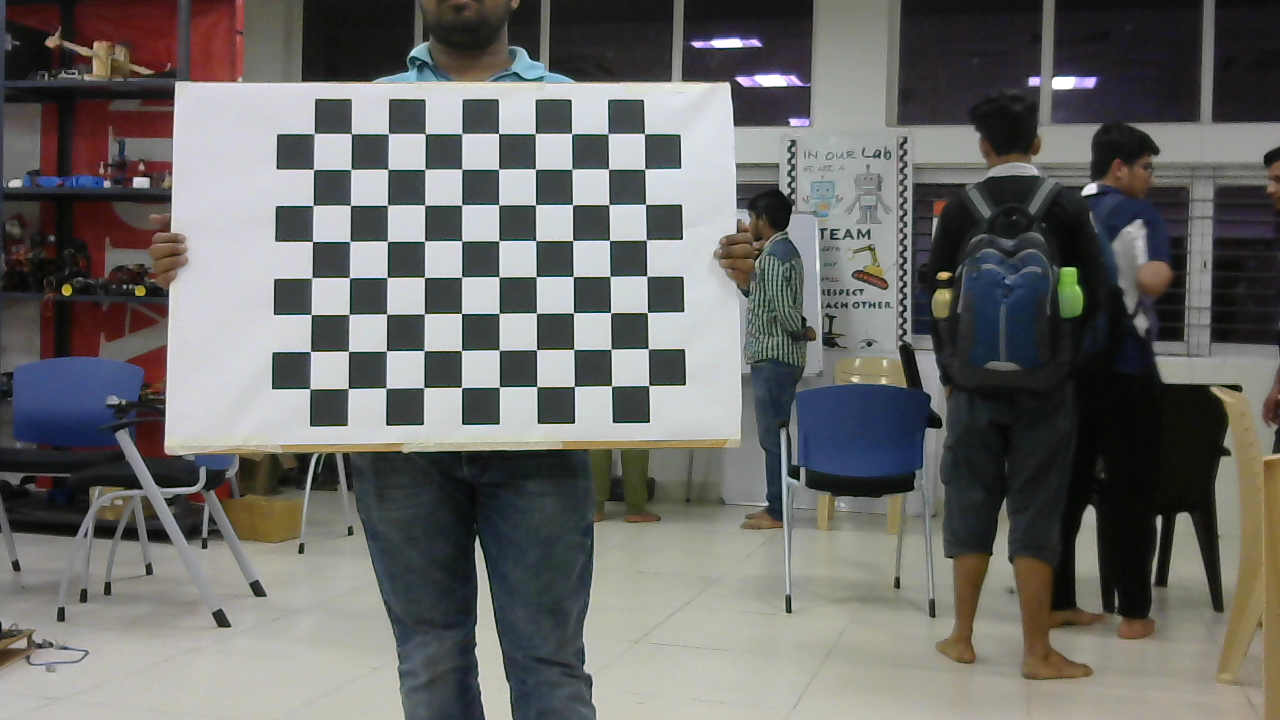
#> input picture 0.png, 1280 x 720 px; its folder holds only this picture in this run
$ python calibration.py
#> lines starting #> are read from the running program, lines starting #| are printed output that depends on the picture; after the words box and inside, x2 and y2 are one past the last pixel; in counts of white or black regions, pixels touching at a corner belong together; long printed decimals are rounded
import numpy as np
import cv2
import glob

# termination criteria
criteria = (cv2.TERM_CRITERIA_EPS + cv2.TERM_CRITERIA_MAX_ITER, 30, 0.001)

# prepare object points, like (0,0,0), (1,0,0), (2,0,0) ....,(6,5,0)
objp = np.zeros((10 * 8, 3), np.float32)
objp[:, :2] = np.mgrid[0:10, 0:8].T.reshape(-1, 2)

# Arrays to store object points and image points from all the images.
objpoints = []  # 3d point in real world space
imgpoints = []  # 2d points in image plane.

images = glob.glob('*.png')
# print(len(images))
for fname in images:
#
    img = cv2.imread(fname)
#> img is the input picture: shape (720, 1280, 3); mean B, G, R 104.4, 106.9, 106.9
#
    gray = cv2.cvtColor(img, cv2.COLOR_BGR2GRAY)
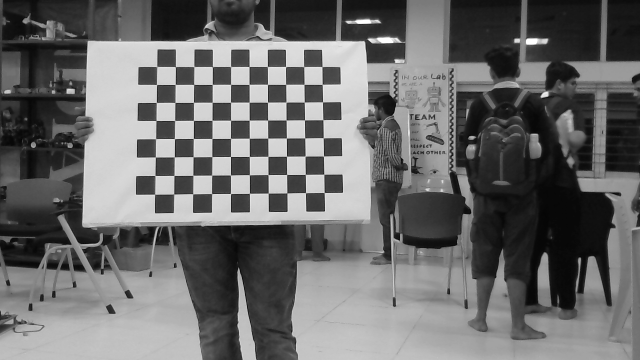
#> gray: shape (720, 1280) (shown at 1/2 size); min 0, max 255, mean 106.6
#
#     # Find the chess board corners
    ret, corners = cv2.findChessboardCorners(gray, (10,8), None)
#> ret = True; corners = 80 rows, first 8: [314.4, 133.3], [351.5, 134], [388.4, 133.6], [425.5, 134.1], [461.8, 133.5], [498.5, 133.5], [535.3, 133.5], [571.8, 133.9]
#
#     # If found, add object points, image points (after refining them)
    if ret == True:
        objpoints.append(objp)
#
        corners2 = cv2.cornerSubPix(gray, corners, (11, 11), (-1, -1), criteria)
#> corners2 = 80 rows, first 8: [314.2, 133.5], [351.4, 133.7], [388.4, 133.7], [425.3, 133.7], [461.7, 133.6], [498.6, 133.6], [535.3, 133.6], [571.6, 133.6]
        imgpoints.append(corners2)
#         #print('croner', corners2)
#         # Draw and display the corners
        img = cv2.drawChessboardCorners(img, (10,8), corners2, ret)
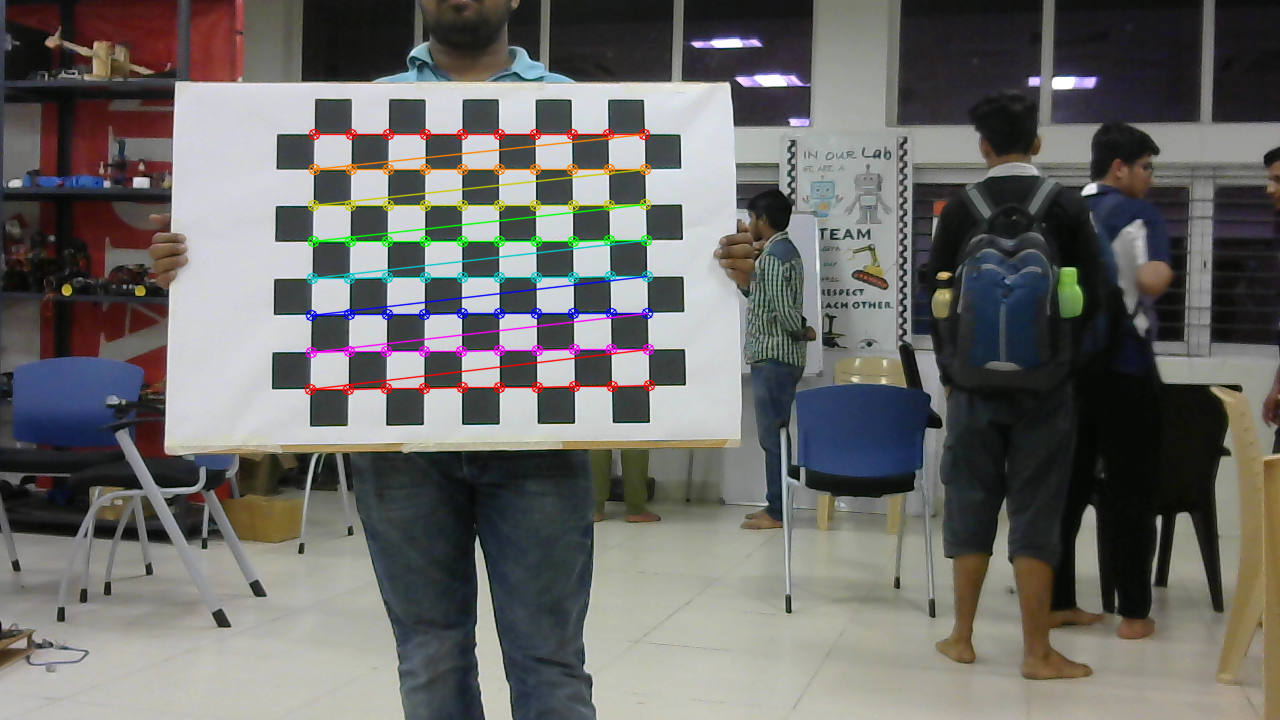
#> img: shape (720, 1280, 3); 2.28% of pixels changed, all inside (x1, y1, x2, y2) = (304, 128, 656, 396)
#
        cv2.imshow('img', img)
        cv2.waitKey(500)
print(objpoints)
print(imgpoints)
#> (printed output is left out)

ret, mtx, dist, rvecs, tvecs = cv2.calibrateCamera(objpoints, imgpoints, gray.shape[::-1],None,None)
#> ret = 0.146; mtx = [[1853.6, 0, 679.1], [0, 1858.2, 322.2], [0, 0, 1]]; dist = [[0.283, -8.64, -0.00109, 0.00808, 100]]; rvecs = ([-0.192, -0.0711, -0.0142],); tvecs = ([-9.94, -5.11, 50.47],)
print(mtx)
#| [[1.85359191e+03 0.00000000e+00 6.79070029e+02]
#|  [0.00000000e+00 1.85823995e+03 3.22202874e+02]
#|  [0.00000000e+00 0.00000000e+00 1.00000000e+00]]
print(dist)
#| [[ 2.83057102e-01 -8.63952582e+00 -1.09410103e-03  8.07902172e-03
#|    1.00023530e+02]]
# # #
# # print(mtx)
# mean_error = 0
# tot_error = 0
# for i in range(len(objpoints)):
#     imgpoints2, _ = cv2.projectPoints(objpoints[i], rvecs[i], tvecs[i], mtx, dist)
#     error = cv2.norm(imgpoints[i], imgpoints2, cv2.NORM_L2) / len(imgpoints2)
#     tot_error += error
# # #
# print("total error: ", tot_error / len(objpoints))
# # #
# # # cv2.destroyAllWindows()

$ run again, on 12.png
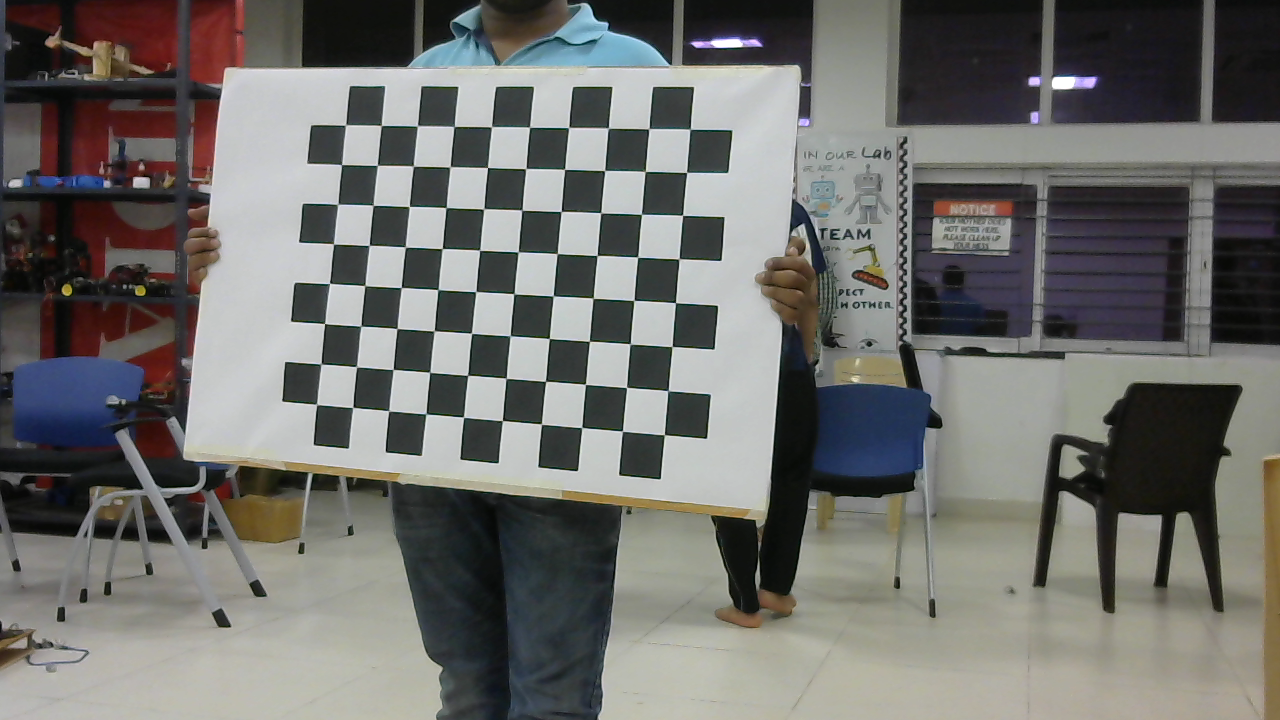
#> input picture 12.png, 1280 x 720 px
#> img is the input picture: shape (720, 1280, 3); mean B, G, R 108, 111, 111.4
#> `gray = cv2.cvtColor(img, cv2.COLOR_BGR2GRAY)`:
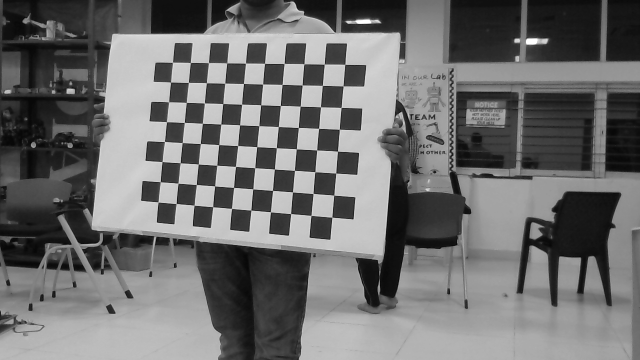
#> gray: shape (720, 1280) (shown at 1/2 size); min 0, max 255, mean 110.8
#> `ret, corners = cv2.findChessboardCorners(gray, (10,8), None)`: ret = True; corners = 80 rows, first 8: [345.5, 125], [381.3, 125.6], [417.4, 125.8], [454.2, 126.7], [491.5, 126.8], [529.5, 127.3], [568.6, 127.5], [608.4, 128]
#> corners2 = 80 rows, first 8: [345.6, 125.1], [381.3, 125.5], [417.4, 125.9], [454.2, 126.5], [491.5, 126.8], [529.6, 127.3], [568.7, 127.5], [608.3, 128.1]
#> `img = cv2.drawChessboardCorners(img, (10,8), corners2, ret)`:
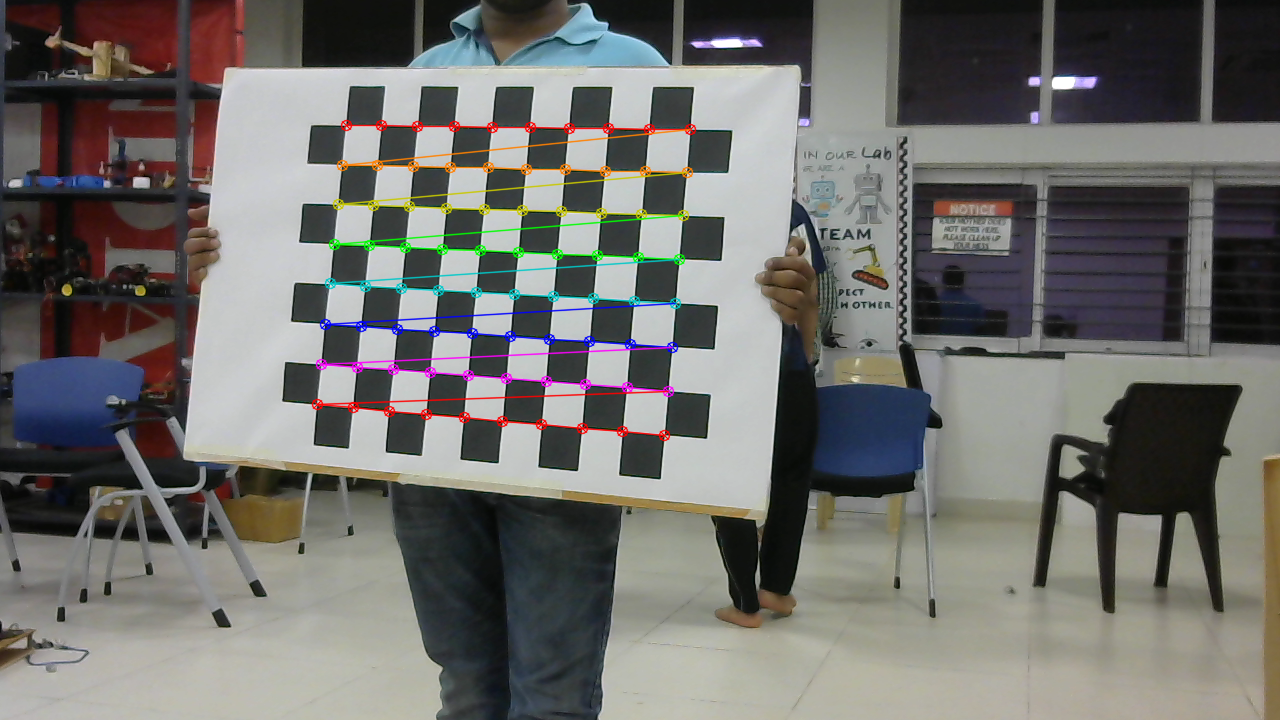
#> img: shape (720, 1280, 3); 2.35% of pixels changed, all inside (x1, y1, x2, y2) = (311, 119, 697, 442)
#| [array([[[345.592 , 125.074]],
#|        [[381.298 , 125.496 ]],
#|        [[417.421 , 125.913 ]],
#|        [[454.163 , 126.458]],
#|        [[491.506 , 126.752]],
#|        [[529.573 , 127.276 ]],
#> (further printed lines are left out)
#> `ret, mtx, dist, rvecs, tvecs = cv2.calibrateCamera(objpoints, imgpoint..`: ret = 0.174; mtx = [[1344.4, 0, 705.8], [0, 1325.3, 315.6], [0, 0, 1]]; dist = [[0.0366, -1.52, -0.000217, -0.00609, 11.74]]; rvecs = ([-0.0831, 0.322, 0.0699],); tvecs = ([-8.87, -4.77, 33.26],)
#| [[1.34435231e+03 0.00000000e+00 7.05812695e+02]
#|  [0.00000000e+00 1.32532157e+03 3.15630350e+02]
#|  [0.00000000e+00 0.00000000e+00 1.00000000e+00]]
#| [[ 3.66101715e-02 -1.52034415e+00 -2.16633992e-04 -6.08864767e-03
#|    1.17409150e+01]]

$ run again, on 13.png
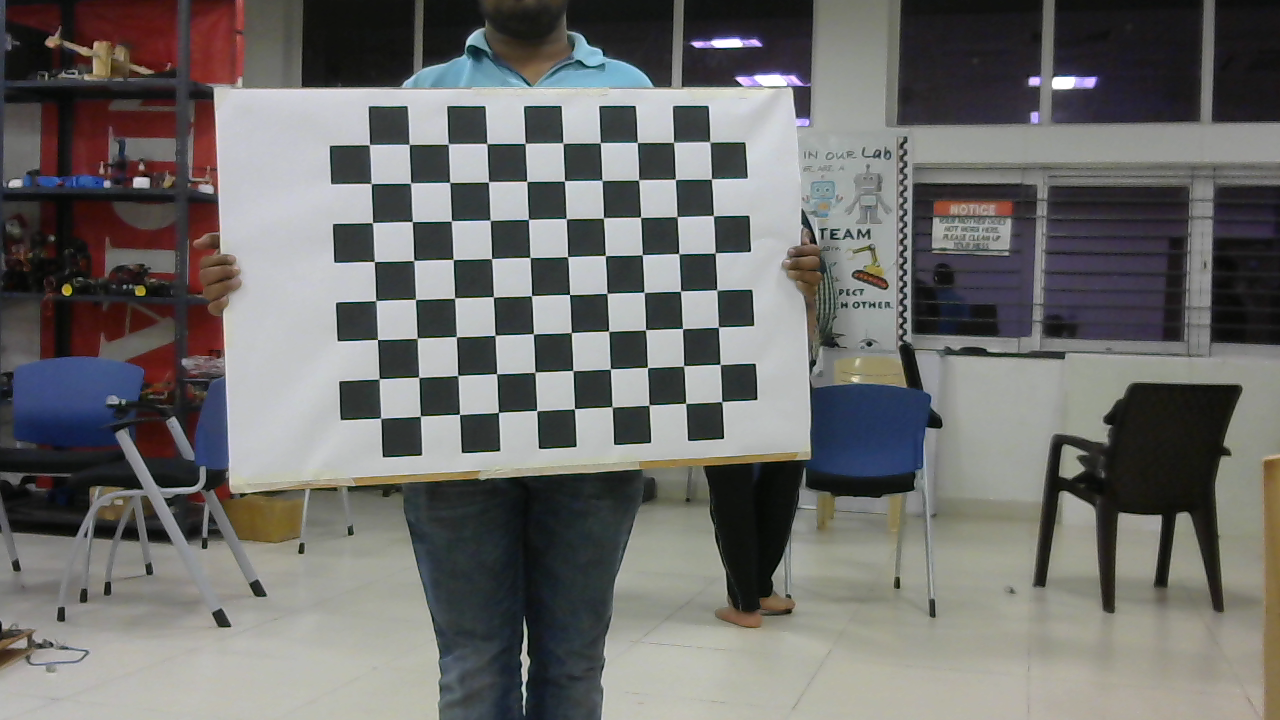
#> input picture 13.png, 1280 x 720 px
#> img is the input picture: shape (720, 1280, 3); mean B, G, R 107.3, 109.2, 109.8
#> `gray = cv2.cvtColor(img, cv2.COLOR_BGR2GRAY)`:
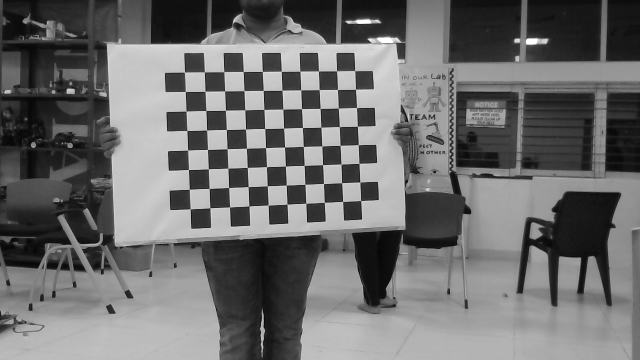
#> gray: shape (720, 1280) (shown at 1/2 size); min 0, max 255, mean 109.2
#> `ret, corners = cv2.findChessboardCorners(gray, (10,8), None)`: ret = True; corners = 80 rows, first 8: [369.4, 144.7], [409.2, 144.5], [448.1, 144], [486.8, 143.5], [525.1, 143.5], [562.8, 143], [600.1, 142.8], [637.2, 142.5]
#> corners2 = 80 rows, first 8: [369.4, 144.6], [409.2, 144.4], [448.3, 144], [486.9, 143.6], [525.2, 143.4], [563, 143.1], [600.3, 142.7], [637.3, 142.5]
#> `img = cv2.drawChessboardCorners(img, (10,8), corners2, ret)`:
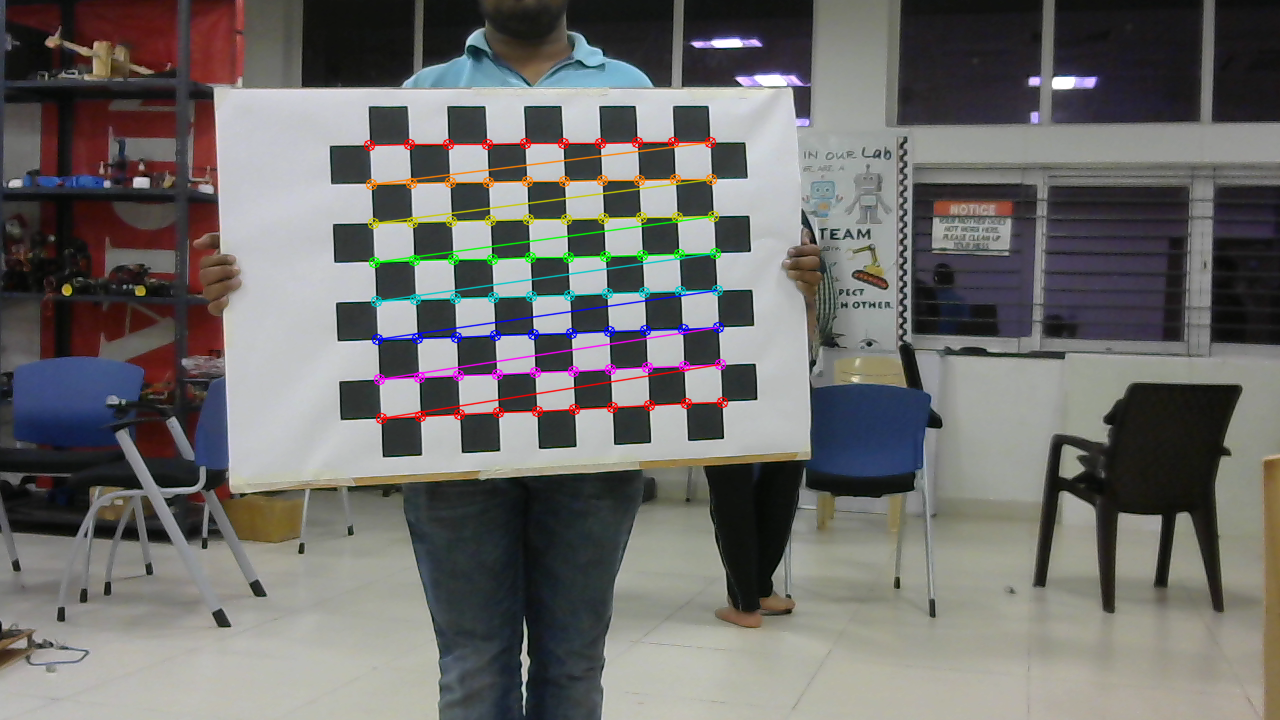
#> img: shape (720, 1280, 3); 2.31% of pixels changed, all inside (x1, y1, x2, y2) = (363, 136, 729, 425)
#> (printed output is left out)
#> `ret, mtx, dist, rvecs, tvecs = cv2.calibrateCamera(objpoints, imgpoint..`: ret = 0.156; mtx = [[1319.2, 0, 625.3], [0, 1317.5, 364.3], [0, 0, 1]]; dist = [[0.00906, -1.44, 0.00219, -0.000132, 16.56]]; rvecs = ([-0.0195, -0.201, -0.0431],); tvecs = ([-6.53, -5.62, 33.65],)
#| [[1.31918350e+03 0.00000000e+00 6.25258404e+02]
#|  [0.00000000e+00 1.31753730e+03 3.64293650e+02]
#|  [0.00000000e+00 0.00000000e+00 1.00000000e+00]]
#| [[ 9.06450228e-03 -1.43510048e+00  2.19234754e-03 -1.31757706e-04
#|    1.65615610e+01]]
